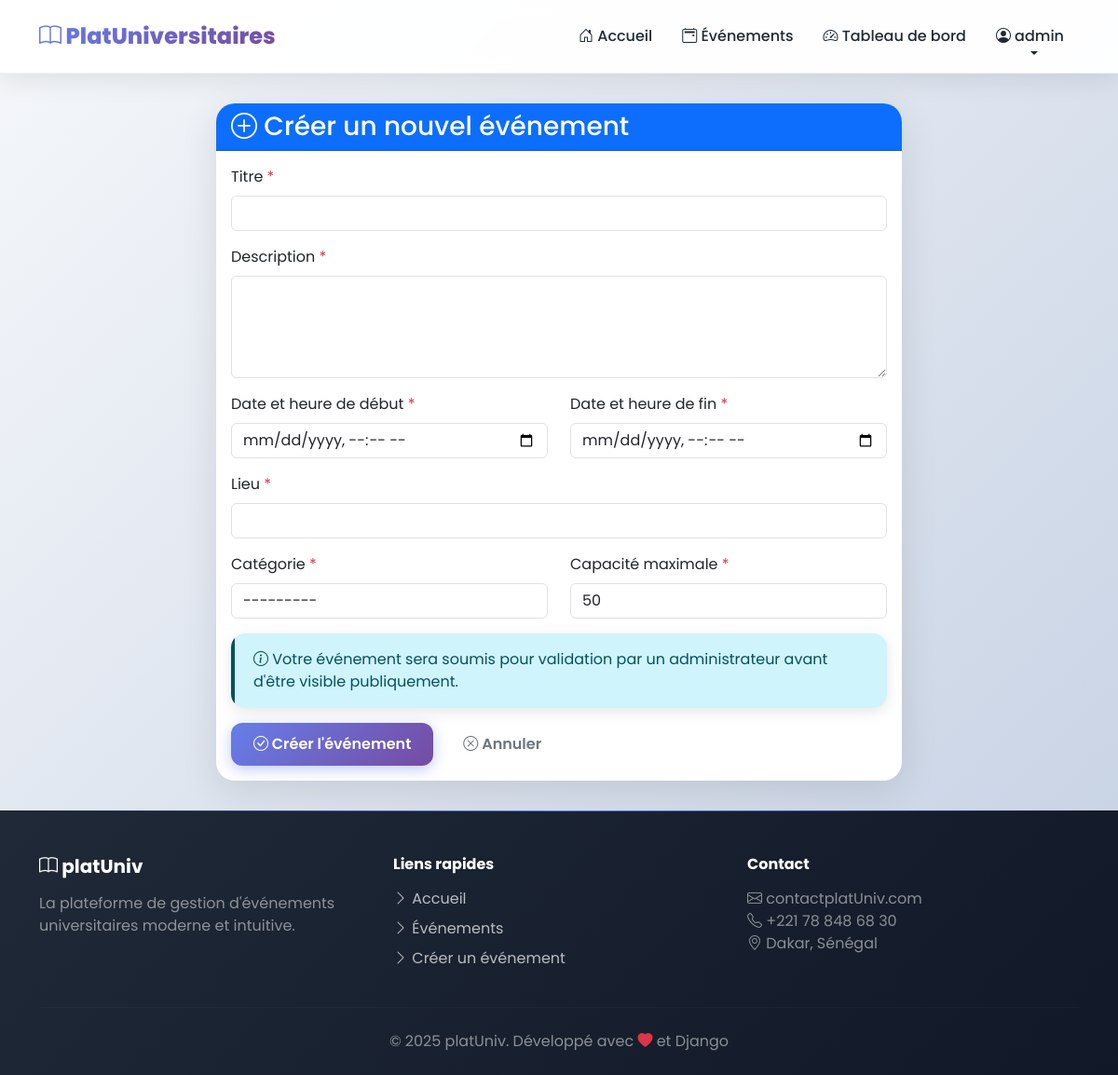
/evenements/creer/ (signed in), run on an earlier commit of the app's database.
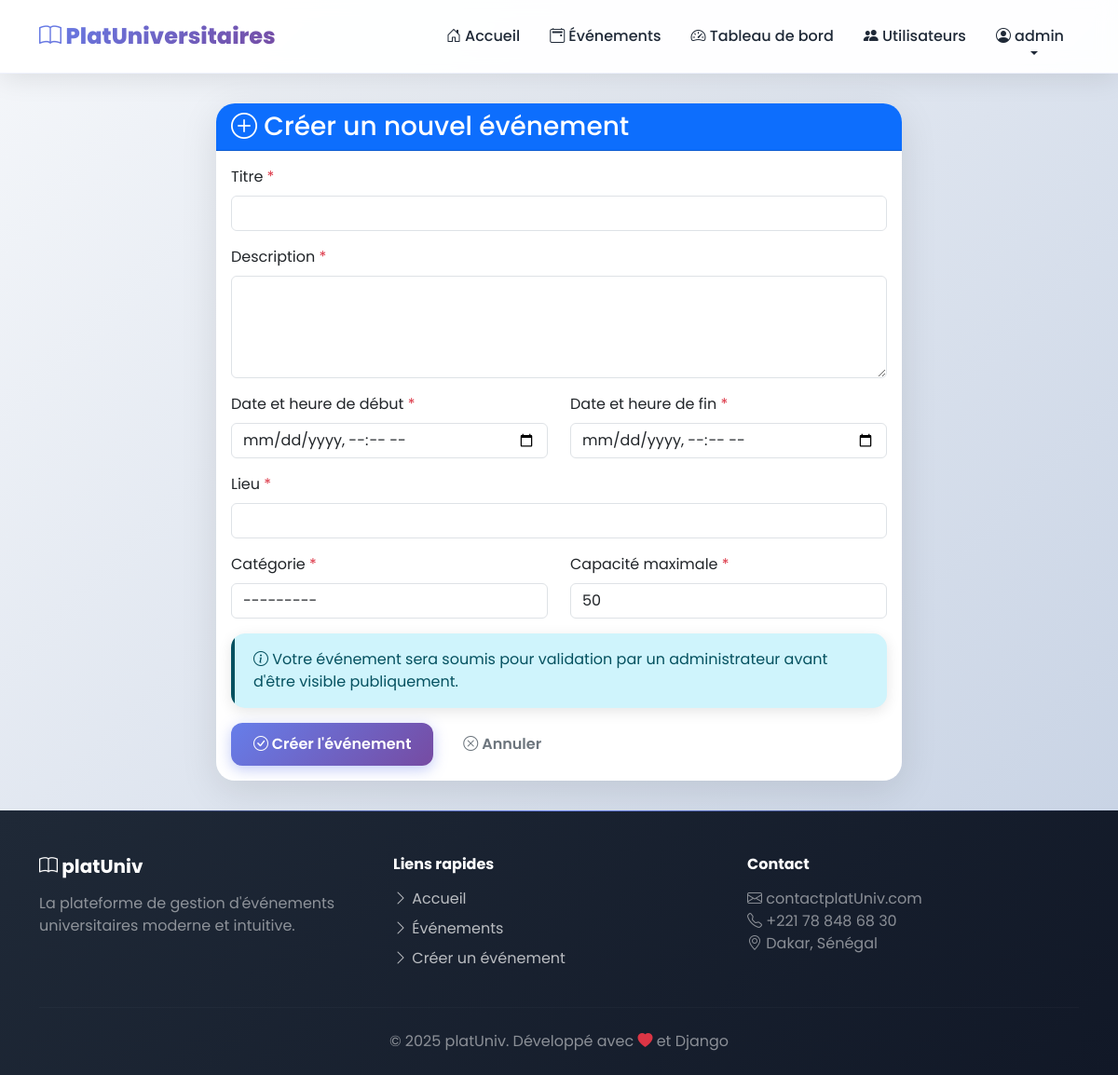
And on a later commit of the database.
### evenements/views.py (the view)
# urls.py: path('evenements/creer/', views.creer_evenement, name='creer_evenement'),
@login_required
def creer_evenement(request):
    if request.method == 'POST':
        form = EvenementForm(request.POST)
        if form.is_valid():
            evenement = form.save(commit=False)
            evenement.organisateur = request.user
            evenement.save()
            messages.success(request, 'Événement créé avec succès ! Il sera visible après validation.')
            return redirect('detail_evenement', pk=evenement.pk)
    else:
        form = EvenementForm()
    return render(request, 'evenements/creer_evenement.html', {'form': form})

### evenements/models.py (called while the page is built)
    def est_admin(self):
        return self.role == 'admin'

### evenements/templates/evenements/creer_evenement.html (shortened to what this page needs)
{% extends 'evenements/base.html' %}
{% block content %}
<div class="container">
    <div class="row justify-content-center">
        <div class="col-lg-8">
            <div class="card">
                <div class="card-header bg-primary text-white">
                    <h3 class="mb-0">
                        <i class="bi bi-plus-circle"></i> Créer un nouvel événement
                    </h3>
                </div>
                <div class="card-body">
                    <form method="post">
                        <div class="mb-3">
                            <label for="{{ form.titre.id_for_label }}" class="form-label">
                                {{ form.titre.label }} <span class="text-danger">*</span>
                            </label>
                            {{ form.titre }}
                        </div>
                        <div class="mb-3">
                            <label for="{{ form.description.id_for_label }}" class="form-label">
                                {{ form.description.label }} <span class="text-danger">*</span>
                            </label>
                            {{ form.description }}
                        </div>
                        <div class="row">
                            <div class="col-md-6 mb-3">
                                <label for="{{ form.date_debut.id_for_label }}" class="form-label">
                                    {{ form.date_debut.label }} <span class="text-danger">*</span>
                                </label>
                                {{ form.date_debut }}
                            </div>
                            <div class="col-md-6 mb-3">
                                <label for="{{ form.date_fin.id_for_label }}" class="form-label">
                                    {{ form.date_fin.label }} <span class="text-danger">*</span>
                                </label>
                                {{ form.date_fin }}
                            </div>
                        </div>
                        <div class="mb-3">
                            <label for="{{ form.lieu.id_for_label }}" class="form-label">
                                {{ form.lieu.label }} <span class="text-danger">*</span>
                            </label>
                            {{ form.lieu }}
                        </div>
                        <div class="row">
                            <div class="col-md-6 mb-3">
                                <label for="{{ form.categorie.id_for_label }}" class="form-label">
                                    {{ form.categorie.label }} <span class="text-danger">*</span>
                                </label>
                                {{ form.categorie }}
                            </div>
                            <div class="col-md-6 mb-3">
                                <label for="{{ form.capacite_max.id_for_label }}" class="form-label">
                                    {{ form.capacite_max.label }} <span class="text-danger">*</span>
                                </label>
                                {{ form.capacite_max }}
                            </div>
                        </div>
                        <div class="alert alert-info">
                            <i class="bi bi-info-circle"></i>
                            Votre événement sera soumis pour validation par un administrateur avant d'être visible publiquement.
                        </div>
                        <div class="d-flex gap-2">
                            <button type="submit" class="btn btn-primary">
                                <i class="bi bi-check-circle"></i> Créer l'événement
                            </button>
                            <a href="{% url 'tableau_bord' %}" class="btn btn-outline-secondary">
                                <i class="bi bi-x-circle"></i> Annuler
                            </a>
                        </div>
                    </form>
                </div>
            </div>
        </div>
    </div>
</div>
{% endblock %}

### evenements/templates/evenements/base.html (shortened to what the changed rows need)
<!DOCTYPE html>
<html lang="fr">
<head>
    <link href="https://cdn.jsdelivr.net/npm/bootstrap@5.3.0/dist/css/bootstrap.min.css" rel="stylesheet">
    <link rel="stylesheet" href="https://cdn.jsdelivr.net/npm/bootstrap-icons@1.10.0/font/bootstrap-icons.css">
</head>
<body>
    <nav class="navbar navbar-expand-lg sticky-top" id="mainNav">
        <div class="container">
            <div class="collapse navbar-collapse" id="navbarNav">
                <ul class="navbar-nav ms-auto align-items-center">
                    {% if user.is_authenticated %}
                        {% if user.est_admin %}
                            <li class="nav-item">
                                <a class="nav-link" href="{% url 'gestion_utilisateurs' %}">
                                    <i class="bi bi-people-fill"></i> Utilisateurs
                                </a>
                            </li>
                        {% endif %}
                    {% endif %}
                </ul>
            </div>
        </div>
    </nav>
</body>
</html>

What changed in the data, as far as the page shows it:
changed Utilisateur "admin": role "etudiant" → "admin" (drawn)
Also different on the page:
text now shown: "Utilisateurs"
